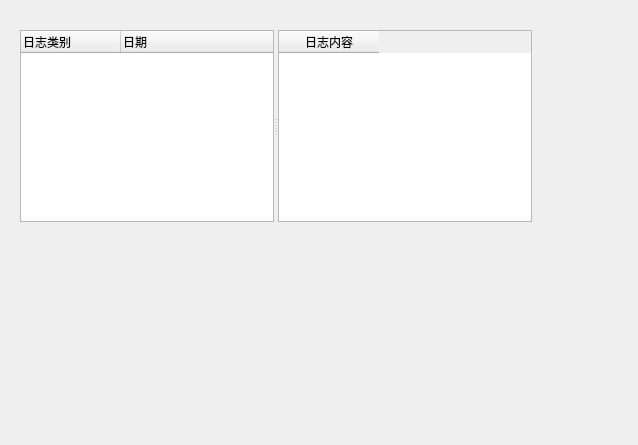
<?xml version="1.0" encoding="UTF-8"?>
<ui version="4.0">
 <class>QDlgLogBrowser</class>
 <widget class="QDialog" name="QDlgLogBrowser">
  <property name="geometry">
   <rect>
    <x>0</x>
    <y>0</y>
    <width>638</width>
    <height>445</height>
   </rect>
  </property>
  <property name="windowTitle">
   <string>日志浏览</string>
  </property>
  <widget class="QSplitter" name="splitter">
   <property name="geometry">
    <rect>
     <x>20</x>
     <y>30</y>
     <width>512</width>
     <height>192</height>
    </rect>
   </property>
   <property name="orientation">
    <enum>Qt::Horizontal</enum>
   </property>
   <widget class="QTreeWidget" name="treeWidget">
    <property name="minimumSize">
     <size>
      <width>100</width>
      <height>0</height>
     </size>
    </property>
    <property name="maximumSize">
     <size>
      <width>300</width>
      <height>16777215</height>
     </size>
    </property>
    <column>
     <property name="text">
      <string>日志类别</string>
     </property>
    </column>
    <column>
     <property name="text">
      <string>日期</string>
     </property>
    </column>
   </widget>
   <widget class="QTableWidget" name="tableWidget">
    <column>
     <property name="text">
      <string>日志内容</string>
     </property>
    </column>
   </widget>
  </widget>
 </widget>
 <resources/>
 <connections/>
</ui>
